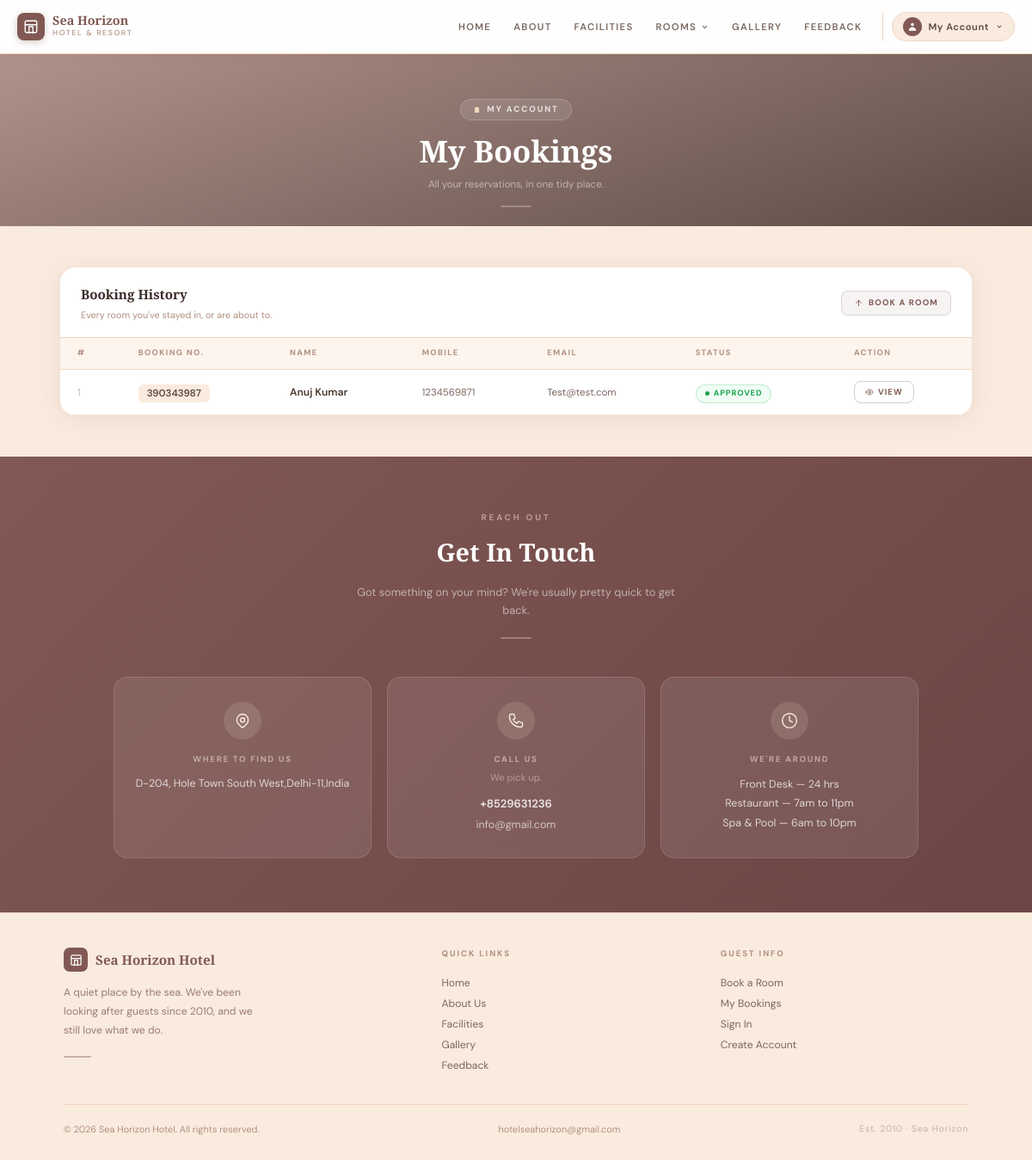
The app's page /hbms/my-booking.php (signed in) with its own data.
### tables this page shows
CREATE TABLE `tblbooking` (
  `ID` int(10) NOT NULL,
  `RoomId` int(5) DEFAULT NULL,
  `BookingNumber` varchar(120) DEFAULT NULL,
  `UserID` int(5) NOT NULL,
  `IDType` varchar(120) DEFAULT NULL,
  `Gender` varchar(50) DEFAULT NULL,
  `Address` mediumtext DEFAULT NULL,
  `CheckinDate` varchar(200) DEFAULT NULL,
  `CheckoutDate` varchar(200) DEFAULT NULL,
  `BookingDate` timestamp NULL DEFAULT current_timestamp(),
  `Remark` varchar(50) DEFAULT NULL,
  `Status` varchar(50) DEFAULT NULL,
  `UpdationDate` timestamp NULL DEFAULT NULL ON UPDATE current_timestamp()
);

CREATE TABLE `tbluser` (
  `ID` int(10) NOT NULL,
  `FullName` varchar(200) DEFAULT NULL,
  `MobileNumber` bigint(10) DEFAULT NULL,
  `Email` varchar(120) DEFAULT NULL,
  `Password` varchar(120) DEFAULT NULL,
  `RegDate` timestamp NULL DEFAULT current_timestamp()
);

CREATE TABLE `tblpage` (
  `ID` int(10) NOT NULL,
  `PageType` varchar(120) DEFAULT NULL,
  `PageTitle` varchar(200) DEFAULT NULL,
  `PageDescription` mediumtext DEFAULT NULL,
  `Email` varchar(120) DEFAULT NULL,
  `MobileNumber` bigint(10) DEFAULT NULL,
  `UpdationDate` timestamp NULL DEFAULT NULL ON UPDATE current_timestamp()
);

### hbms/my-booking.php (the view, shortened to what this page needs)
<?php
include('includes/dbconnection.php');
if (strlen($_SESSION['hbmsuid'] == 0)) {
  header('location:logout.php');
} else {
?>
  <!DOCTYPE HTML>
  <html lang="en">
  <head>
    <script src="https://cdn.tailwindcss.com"></script>
  </head>
  <body class="font-sans min-h-screen flex flex-col" style="background:#F9EBDE;">
    <header><?php include_once('includes/header.php'); ?></header>
    <div class="page-hero" style="height:200px;">
      <div class="page-hero-overlay"></div>
      <div class="page-hero-content">
        <div class="hero-badge">
          <svg width="9" height="9" viewBox="0 0 24 24" fill="#F0D5C0">
            <path d="M9 5H7a2 2 0 00-2 2v12a2 2 0 002 2h10a2 2 0 002-2V7a2 2 0 00-2-2h-2M9 5a2 2 0 002 2h2a2 2 0 002-2M9 5a2 2 0 012-2h2a2 2 0 012 2" />
          </svg>
          My Account
        </div>
        <h1 class="page-hero-title">My Bookings</h1>
        <p class="page-hero-sub">All your reservations, in one tidy place.</p>
        <div class="hero-divider"></div>
      </div>
    </div>
    <main class="flex-1 py-12">
      <div style="max-width:1100px;margin:0 auto;padding:0 20px;">
        <div class="table-card" style="background:#fff;border-radius:18px;overflow:hidden;box-shadow:0 4px 28px rgba(107,70,68,.09);">
          <div style="padding:20px 24px 18px;border-bottom:1px solid #F0D5C0;display:flex;align-items:center;justify-content:space-between;gap:12px;flex-wrap:wrap;">
            <div>
              <h2 style="font-family:'Playfair Display',serif;font-size:.95rem;font-weight:600;color:#3a2c28;margin:0;">Booking History</h2>
              <p style="font-family:'DM Sans',sans-serif;font-size:.68rem;color:#b09080;margin:4px 0 0;">Every room you've stayed in, or are about to.</p>
            </div>
            <a href="services.php" style="display:inline-flex;align-items:center;gap:6px;padding:6px 14px;font-family:'DM Sans',sans-serif;font-size:.6rem;font-weight:700;letter-spacing:.12em;text-transform:uppercase;color:#815854;background:rgba(129,88,84,.07);border:1.5px solid rgba(129,88,84,.2);border-radius:8px;text-decoration:none;transition:all .2s;"
              onmouseover="this.style.background='#815854';this.style.color='#fff'" onmouseout="this.style.background='rgba(129,88,84,.07)';this.style.color='#815854'">
              <svg width="11" height="11" fill="none" stroke="currentColor" stroke-width="2" viewBox="0 0 24 24">
                <path stroke-linecap="round" d="M12 5v14M5 12l7-7 7 7" />
              </svg>
              Book a Room
            </a>
          </div>
          <div style="overflow-x:auto;">
            <table style="width:100%;border-collapse:collapse;">
              <thead>
                <tr style="background:rgba(249,235,222,.55);border-bottom:1px solid #F0D5C0;">
                  <th style="text-align:left;padding:11px 20px;font-family:'DM Sans',sans-serif;font-size:.58rem;font-weight:700;letter-spacing:.15em;text-transform:uppercase;color:#b09080;">#</th>
                  <th style="text-align:left;padding:11px 20px;font-family:'DM Sans',sans-serif;font-size:.58rem;font-weight:700;letter-spacing:.15em;text-transform:uppercase;color:#b09080;">Booking No.</th>
                  <th style="text-align:left;padding:11px 20px;font-family:'DM Sans',sans-serif;font-size:.58rem;font-weight:700;letter-spacing:.15em;text-transform:uppercase;color:#b09080;">Name</th>
                  <th style="text-align:left;padding:11px 20px;font-family:'DM Sans',sans-serif;font-size:.58rem;font-weight:700;letter-spacing:.15em;text-transform:uppercase;color:#b09080;">Mobile</th>
                  <th style="text-align:left;padding:11px 20px;font-family:'DM Sans',sans-serif;font-size:.58rem;font-weight:700;letter-spacing:.15em;text-transform:uppercase;color:#b09080;">Email</th>
                  <th style="text-align:left;padding:11px 20px;font-family:'DM Sans',sans-serif;font-size:.58rem;font-weight:700;letter-spacing:.15em;text-transform:uppercase;color:#b09080;">Status</th>
                  <th style="text-align:left;padding:11px 20px;font-family:'DM Sans',sans-serif;font-size:.58rem;font-weight:700;letter-spacing:.15em;text-transform:uppercase;color:#b09080;">Action</th>
                </tr>
              </thead>
              <tbody>
                <?php
                $uid = $_SESSION['hbmsuid'];
                $sql = "SELECT tbluser.*,tblbooking.BookingNumber,tblbooking.Status,tblbooking.ID as bid from tblbooking join tbluser on tblbooking.UserID=tbluser.ID where UserID=:uid";
                $query = $dbh->prepare($sql);
                $query->bindParam(':uid', $uid, PDO::PARAM_STR);
                $query->execute();
                $results = $query->fetchAll(PDO::FETCH_OBJ);
                $cnt = 1;
                if ($query->rowCount() > 0) {
                  foreach ($results as $row) { ?>
                    <tr class="tbl-row" style="border-bottom:1px solid #F9EBDE;">
                      <td style="padding:13px 20px;font-family:'DM Sans',sans-serif;font-size:.72rem;color:#c9b0a8;">
                        <?php echo htmlentities($cnt); ?>
                      </td>
                      <td style="padding:13px 20px;">
                        <span style="font-family:'DM Sans',sans-serif;font-size:.72rem;font-weight:600;color:#5a4a44;background:#F9EBDE;padding:3px 10px;border-radius:6px;">
                          <?php echo htmlentities($row->BookingNumber); ?>
                        </span>
                      </td>
                      <td style="padding:13px 20px;font-family:'DM Sans',sans-serif;font-size:.76rem;font-weight:600;color:#4a3830;">
                        <?php echo htmlentities($row->FullName); ?>
                      </td>
                      <td style="padding:13px 20px;font-family:'DM Sans',sans-serif;font-size:.72rem;color:#7a6860;">
                        <?php echo htmlentities($row->MobileNumber); ?>
                      </td>
                      <td style="padding:13px 20px;font-family:'DM Sans',sans-serif;font-size:.72rem;color:#7a6860;">
                        <?php echo htmlentities($row->Email); ?>
                      </td>
                      <td style="padding:13px 20px;">
                        <?php if ($row->Status == "") { ?>
                          <span class="badge-pending">
                            <span class="dot-pulse" style="width:5px;height:5px;border-radius:50%;background:#d97706;display:inline-block;"></span>
                            Pending
                          </span>
                        <?php } else { ?>
                          <span class="badge-confirmed">
                            <span style="width:5px;height:5px;border-radius:50%;background:#16a34a;display:inline-block;"></span>
                            <?php echo htmlentities($row->Status); ?>
                          </span>
                        <?php } ?>
                      </td>
                      <td style="padding:13px 20px;">
                        <a href="view-application-detail.php?viewid=<?php echo htmlentities($row->bid); ?>" class="view-btn">
                          View
                        </a>
                      </td>
                    </tr>
                  <?php $cnt = $cnt + 1;
                  }
                } ?>
              </tbody>
            </table>
          </div>
        </div>
      </div>
    </main>
    <?php include_once('includes/getintouch.php'); ?>
    <?php include_once('includes/footer.php'); ?>
  </body>
  </html>
<?php } ?>

### hbms/includes/getintouch.php (shortened to what this page needs)
<section style="background:linear-gradient(135deg,#815854 0%,#6b4644 100%); padding:64px 20px;">
  <div style="max-width:960px; margin:0 auto;">
    <div style="text-align:center; margin-bottom:44px;">
      <p style="font-family:'DM Sans',sans-serif; font-size:.62rem; font-weight:700; letter-spacing:.28em; text-transform:uppercase; color:rgba(249,235,222,.5); margin-bottom:10px;">Reach Out</p>
      <h3 style="font-family:'Playfair Display',serif; font-size:1.8rem; font-weight:600; color:#fff; margin:0 0 14px;">Get In Touch</h3>
      <p style="font-family:'DM Sans',sans-serif; font-size:.8rem; color:rgba(255,255,255,.55); max-width:380px; margin:0 auto; line-height:1.7;">
        Got something on your mind? We're usually pretty quick to get back.
      </p>
      <div style="width:36px; height:1.5px; background:rgba(249,235,222,.3); margin:20px auto 0; border-radius:2px;"></div>
    </div>
    <div style="display:flex; flex-wrap:wrap; justify-content:center; gap:18px;">
      <?php
        $sql = "SELECT * from tblpage where PageType='contactus'";
        $query = $dbh->prepare($sql);
        $query->execute();
        $results = $query->fetchAll(PDO::FETCH_OBJ);
        $cnt = 1;
        if ($query->rowCount() > 0) {
          foreach ($results as $row) {
      ?>
      <div class="contact-card">
        <div class="contact-icon">
          <svg width="20" height="20" fill="none" stroke="#F9EBDE" stroke-width="1.7" viewBox="0 0 24 24" stroke-linecap="round" stroke-linejoin="round">
            <path d="M17.657 16.657L13.414 20.9a2 2 0 01-2.827 0l-4.244-4.243a8 8 0 1111.314 0z"/>
            <path d="M15 11a3 3 0 11-6 0 3 3 0 016 0z"/>
          </svg>
        </div>
        <p style="font-family:'DM Sans',sans-serif; font-size:.6rem; font-weight:700; letter-spacing:.18em; text-transform:uppercase; color:rgba(249,235,222,.55); margin:0 0 10px;">Where to find us</p>
        <p style="font-family:'DM Sans',sans-serif; font-size:.78rem; color:rgba(255,255,255,.75); line-height:1.7; margin:0;">
          <?php echo strip_tags(html_entity_decode($row->PageDescription)); ?>
        </p>
      </div>
      <div class="contact-card">
        <div class="contact-icon">
        </div>
        <p style="font-family:'DM Sans',sans-serif; font-size:.6rem; font-weight:700; letter-spacing:.18em; text-transform:uppercase; color:rgba(249,235,222,.55); margin:0 0 5px;">Call us</p>
        <p style="font-family:'DM Sans',sans-serif; font-size:.7rem; color:rgba(249,235,222,.45); margin:0 0 12px;">We pick up.</p>
        <p style="font-family:'DM Sans',sans-serif; font-size:.82rem; font-weight:600; color:rgba(255,255,255,.85); margin:0 0 6px;">
          +<?php echo htmlentities($row->MobileNumber); ?>
        </p>
        <p style="font-family:'DM Sans',sans-serif; font-size:.78rem; color:rgba(255,255,255,.65); margin:0;">
          <?php echo htmlentities($row->Email); ?>
        </p>
      </div>
      <div class="contact-card">
        <div class="contact-icon">
          <svg width="20" height="20" fill="none" stroke="#F9EBDE" stroke-width="1.7" viewBox="0 0 24 24" stroke-linecap="round" stroke-linejoin="round">
            <circle cx="12" cy="12" r="10"/><polyline points="12 6 12 12 16 14"/>
          </svg>
        </div>
        <p style="font-family:'DM Sans',sans-serif; font-size:.6rem; font-weight:700; letter-spacing:.18em; text-transform:uppercase; color:rgba(249,235,222,.55); margin:0 0 10px;">We're around</p>
        <p style="font-family:'DM Sans',sans-serif; font-size:.78rem; color:rgba(255,255,255,.75); line-height:1.8; margin:0;">
          Front Desk — 24 hrs<br>
          Restaurant — 7am to 11pm<br>
          Spa & Pool — 6am to 10pm
        </p>
      </div>
      <?php $cnt = $cnt + 1; } } ?>
    </div>
  </div>
</section>

### hbms/my-booking.php (style rules this page uses)
*, *::before, *::after { box-sizing: border-box; margin: 0; padding: 0 }
html { scroll-behavior: smooth; -webkit-font-smoothing: antialiased }
.page-hero { position: relative; overflow: hidden; }
.page-hero-overlay { position: absolute; inset: 0; background: linear-gradient(160deg, rgba(129, 88, 84, .6) 0%, rgba(40, 20, 18, .75) 100%); }
.page-hero-content { position: relative; z-index: 2; padding: 52px 20px 44px; text-align: center; }
.hero-badge { display: inline-flex; align-items: center; gap: 7px; background: rgba(255, 255, 255, .1); border: 1px solid rgba(255, 255, 255, .18); border-radius: 50px; padding: 4px 14px; font-family: 'DM Sans', sans-serif; font-size: .6rem; font-weight: 700; letter-spacing: .2em; text-transform: uppercase; color: rgba(255, 255, 255, .8); margin-bottom: 14px; }
.page-hero-title { font-family: 'Playfair Display', serif; font-size: clamp(1.6rem, 4vw, 2.2rem); font-weight: 600; color: #fff; margin: 0; line-height: 1.2; }
.page-hero-sub { font-family: 'DM Sans', sans-serif; font-size: .72rem; color: rgba(255, 255, 255, .5); margin-top: 10px; }
.hero-divider { width: 36px; height: 1.5px; background: rgba(249, 235, 222, .3); margin: 16px auto 0; border-radius: 2px; }
.table-card { animation: scaleIn .5s cubic-bezier(.16, 1, .3, 1) both; }
.tbl-row { animation: rowIn .35s cubic-bezier(.16, 1, .3, 1) both; }
.tbl-row:nth-child(1) { animation-delay: .05s }
.tbl-row td { transition: background .15s; }
.view-btn { display: inline-flex; align-items: center; gap: 5px; padding: 5px 12px; font-family: 'DM Sans', sans-serif; font-size: .6rem; font-weight: 700; letter-spacing: .1em; text-transform: uppercase; color: #815854; border: 1.5px solid rgba(129, 88, 84, .3); border-radius: 8px; text-decoration: none; transition: all .2s; }
.badge-confirmed { display: inline-flex; align-items: center; gap: 5px; padding: 3px 10px; font-family: 'DM Sans', sans-serif; font-size: .58rem; font-weight: 700; letter-spacing: .1em; text-transform: uppercase; background: #f0fdf4; color: #16a34a; border: 1px solid rgba(22, 163, 74, .2); border-radius: 50px; }

### hbms/includes/getintouch.php (style rules this page uses)
.contact-card { flex: 1; min-width: 200px; max-width: 300px; background: rgba(255,255,255,.09); border: 1px solid rgba(255,255,255,.13); border-radius: 16px; padding: 28px 24px; text-align: center; transition: background .25s, transform .25s; animation: fadeInUp .6s cubic-bezier(.16,1,.3,1) both; }
.contact-card:nth-child(2) { animation-delay: .1s; }
.contact-card:nth-child(3) { animation-delay: .2s; }
.contact-icon { width:44px; height:44px; background:rgba(249,235,222,.13); border-radius:50%; display:flex; align-items:center; justify-content:center; margin:0 auto 16px; }

### records on screen
tblbooking: BookingNumber "390343987", UserID.FullName "Anuj Kumar", UserID.MobileNumber "1234569871", UserID.Email "Test@test.com", Status "APPROVED"
tblpage: PageDescription "D-204, Hole Town South West,Delhi-11,India", MobileNumber "8529631236", Email "info@gmail.com"

### other values on screen
$label "HOME"
$label "ABOUT"
$label "FACILITIES"
$label "ROOMS"
$label "GALLERY"
$label "FEEDBACK"
$label "Home"
$label "About Us"
$label "Facilities"
$label "Gallery"
$label "Feedback"
$label "Book a Room"
$label "My Bookings"
$label "Sign In"
$label "Create Account"
